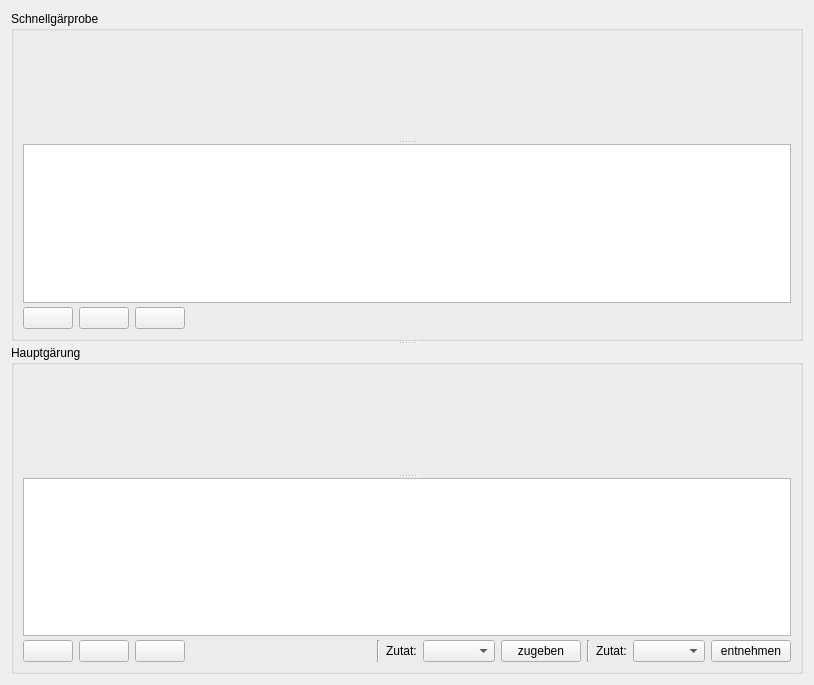
<?xml version="1.0" encoding="UTF-8"?>
<ui version="4.0">
 <class>TabGaerverlauf1</class>
 <widget class="QWidget" name="TabGaerverlauf1">
  <property name="geometry">
   <rect>
    <x>0</x>
    <y>0</y>
    <width>814</width>
    <height>685</height>
   </rect>
  </property>
  <property name="acceptDrops">
   <bool>true</bool>
  </property>
  <property name="windowTitle">
   <string>Hauptgärung</string>
  </property>
  <property name="windowIcon">
   <iconset theme="gaerung_i"/>
  </property>
  <layout class="QVBoxLayout" name="verticalLayout">
   <item>
    <widget class="QSplitter" name="splitter">
     <property name="orientation">
      <enum>Qt::Orientation::Vertical</enum>
     </property>
     <widget class="QGroupBox" name="groupBoxSchnellgaerprobe">
      <property name="title">
       <string>Schnellgärprobe</string>
      </property>
      <layout class="QVBoxLayout" name="verticalLayout_3">
       <item>
        <widget class="QSplitter" name="splitterSchnellgaerung">
         <property name="orientation">
          <enum>Qt::Orientation::Vertical</enum>
         </property>
         <property name="childrenCollapsible">
          <bool>false</bool>
         </property>
         <widget class="Chart3" name="widget_DiaSchnellgaerverlauf" native="true">
          <property name="minimumSize">
           <size>
            <width>0</width>
            <height>100</height>
           </size>
          </property>
         </widget>
         <widget class="QWidget" name="verticalLayoutWidget">
          <layout class="QVBoxLayout" name="verticalLayout_2">
           <property name="spacing">
            <number>4</number>
           </property>
           <item>
            <widget class="TableView" name="tableWidget_Schnellgaerverlauf">
             <property name="alternatingRowColors">
              <bool>true</bool>
             </property>
             <property name="selectionBehavior">
              <enum>QAbstractItemView::SelectionBehavior::SelectRows</enum>
             </property>
             <attribute name="verticalHeaderVisible">
              <bool>false</bool>
             </attribute>
            </widget>
           </item>
           <item>
            <widget class="QWidget" name="wdgEditSchnellgaerung" native="true">
             <layout class="QHBoxLayout" name="horizontalLayout_94">
              <property name="leftMargin">
               <number>0</number>
              </property>
              <property name="topMargin">
               <number>0</number>
              </property>
              <property name="rightMargin">
               <number>0</number>
              </property>
              <property name="bottomMargin">
               <number>0</number>
              </property>
              <item>
               <widget class="PushButton" name="btnAddSchnellgaerMessung">
                <property name="minimumSize">
                 <size>
                  <width>50</width>
                  <height>0</height>
                 </size>
                </property>
                <property name="toolTip">
                 <string>&lt;html&gt;&lt;head/&gt;&lt;body&gt;&lt;p&gt;Hiermit wird eine &lt;span style=&quot; font-weight:600;&quot;&gt;Messung &lt;/span&gt;der &lt;span style=&quot; font-weight:600;&quot;&gt;Schnellgärprobe&lt;/span&gt; hinzugefügt.&lt;/p&gt;&lt;p&gt;Der erste Messeintrag erfolgt automaisch, wenn im &lt;span style=&quot; font-weight:600;&quot;&gt;Tab Abfülldaten&lt;/span&gt; die Schnellgärprobe aktiviert ist. Der erste Eintrag ist dabei identisch mit der Stammwürze beim Anstellen im &lt;span style=&quot; font-weight:600;&quot;&gt;Tab Braudaten&lt;/span&gt;.&lt;/p&gt;&lt;/body&gt;&lt;/html&gt;</string>
                </property>
                <property name="icon">
                 <iconset theme="plus"/>
                </property>
               </widget>
              </item>
              <item>
               <widget class="PushButton" name="btnDelSchnellgaerMessung">
                <property name="minimumSize">
                 <size>
                  <width>50</width>
                  <height>0</height>
                 </size>
                </property>
                <property name="toolTip">
                 <string>&lt;html&gt;&lt;head/&gt;&lt;body&gt;&lt;p&gt;Hiermit werden die &lt;span style=&quot; font-weight:600;&quot;&gt;markierten Messungen gelöscht&lt;/span&gt;.&lt;/p&gt;&lt;p&gt;Eine Löschung kann erwünscht sein, wenn man den ersten automatischen Eintrag nicht möchte oder es Messfehler im Gärverlauf gibt, die das Gesamtbild verfälschen.&lt;/p&gt;&lt;/body&gt;&lt;/html&gt;</string>
                </property>
                <property name="icon">
                 <iconset theme="minus"/>
                </property>
               </widget>
              </item>
              <item>
               <widget class="PushButton" name="btnImportSchnellgaerMessung">
                <property name="minimumSize">
                 <size>
                  <width>50</width>
                  <height>0</height>
                 </size>
                </property>
                <property name="toolTip">
                 <string>&lt;html&gt;&lt;head/&gt;&lt;body&gt;&lt;p&gt;Hiermit kann eine &lt;span style=&quot; font-weight:600;&quot;&gt;CSV-Datei&lt;/span&gt; mit Messungen &lt;span style=&quot; font-weight:600;&quot;&gt;importiert&lt;/span&gt; werden.&lt;/p&gt;&lt;p&gt;Das Importieren kann auch per Drag &amp;amp; Drop erfolgen. Liegen externe Daten in einem anderen Format vor, müssen diese vorher konvertiert werden. Dabei sollte die Spaltenkonfiguration der des Kleinen Brauhelfers entsprechen.&lt;/p&gt;&lt;/body&gt;&lt;/html&gt;</string>
                </property>
                <property name="icon">
                 <iconset theme="import"/>
                </property>
               </widget>
              </item>
              <item>
               <spacer name="horizontalSpacer_67">
                <property name="orientation">
                 <enum>Qt::Orientation::Horizontal</enum>
                </property>
                <property name="sizeHint" stdset="0">
                 <size>
                  <width>18</width>
                  <height>20</height>
                 </size>
                </property>
               </spacer>
              </item>
             </layout>
            </widget>
           </item>
          </layout>
         </widget>
        </widget>
       </item>
      </layout>
     </widget>
     <widget class="QGroupBox" name="groupBoxHauptgaerung">
      <property name="title">
       <string>Hauptgärung</string>
      </property>
      <layout class="QVBoxLayout" name="verticalLayout_5">
       <item>
        <widget class="QSplitter" name="splitterHauptgaerung">
         <property name="orientation">
          <enum>Qt::Orientation::Vertical</enum>
         </property>
         <property name="childrenCollapsible">
          <bool>false</bool>
         </property>
         <widget class="Chart3" name="widget_DiaHauptgaerverlauf" native="true">
          <property name="minimumSize">
           <size>
            <width>0</width>
            <height>100</height>
           </size>
          </property>
         </widget>
         <widget class="QWidget" name="verticalLayoutWidget_2">
          <layout class="QVBoxLayout" name="verticalLayout_4">
           <property name="spacing">
            <number>4</number>
           </property>
           <item>
            <widget class="TableView" name="tableWidget_Hauptgaerverlauf">
             <property name="toolTip">
              <string>&lt;html&gt;&lt;head/&gt;&lt;body&gt;&lt;p&gt;Hier werden die Messerte der Gärung eingetragen.&lt;/p&gt;&lt;p&gt;&lt;br/&gt;&lt;/p&gt;&lt;p&gt;Durch Rechtsklick kann jdie Tabellenbreite zurückgesetzt werden, können alle Felder kopiert oder ausgedruckt werden. Durch Shift kann eine Auswahl von Einträgen kopiertund ausgeruckt werden.&lt;/p&gt;&lt;/body&gt;&lt;/html&gt;</string>
             </property>
             <property name="alternatingRowColors">
              <bool>true</bool>
             </property>
             <property name="selectionBehavior">
              <enum>QAbstractItemView::SelectionBehavior::SelectRows</enum>
             </property>
             <attribute name="verticalHeaderVisible">
              <bool>false</bool>
             </attribute>
            </widget>
           </item>
           <item>
            <widget class="QWidget" name="wdgEditHauptgaerung1" native="true">
             <layout class="QHBoxLayout" name="horizontalLayout_95">
              <property name="leftMargin">
               <number>0</number>
              </property>
              <property name="topMargin">
               <number>0</number>
              </property>
              <property name="rightMargin">
               <number>0</number>
              </property>
              <property name="bottomMargin">
               <number>0</number>
              </property>
              <item>
               <widget class="PushButton" name="btnAddHauptgaerMessung">
                <property name="minimumSize">
                 <size>
                  <width>50</width>
                  <height>0</height>
                 </size>
                </property>
                <property name="toolTip">
                 <string>&lt;html&gt;&lt;head/&gt;&lt;body&gt;&lt;p&gt;Hiermit wird eine &lt;span style=&quot; font-weight:600;&quot;&gt;Messung &lt;/span&gt;der &lt;span style=&quot; font-weight:600;&quot;&gt;Hauptgärung&lt;/span&gt; hinzugefügt.&lt;/p&gt;&lt;p&gt;Der erste Messeintrag erfolgt automaisch, wenn im &lt;span style=&quot; font-weight:600;&quot;&gt;Tab Abfülldaten&lt;/span&gt; die Schnellgärprobe aktiviert ist. Der erste Eintrag ist dabei identisch mit der Stammwürze beim Anstellen im &lt;span style=&quot; font-weight:600;&quot;&gt;Tab Braudaten&lt;/span&gt;.&lt;/p&gt;&lt;p&gt;Bei einer nachträglichen Änderung des Eintrags ist Vorsicht geboten,&lt;/p&gt;&lt;/body&gt;&lt;/html&gt;</string>
                </property>
                <property name="icon">
                 <iconset theme="plus"/>
                </property>
               </widget>
              </item>
              <item>
               <widget class="PushButton" name="btnDelHauptgaerMessung">
                <property name="minimumSize">
                 <size>
                  <width>50</width>
                  <height>0</height>
                 </size>
                </property>
                <property name="toolTip">
                 <string>&lt;html&gt;&lt;head/&gt;&lt;body&gt;&lt;p&gt;Hiermit werden die &lt;span style=&quot; font-weight:600;&quot;&gt;markierten Messungen gelöscht&lt;/span&gt;.&lt;/p&gt;&lt;p&gt;Eine Löschung kann erwünscht sein, wenn man den ersten automatischen Eintrag nicht möchte oder es Messfehler im Gärverlauf gibt, die das Gesamtbild verfälschen.&lt;/p&gt;&lt;/body&gt;&lt;/html&gt;</string>
                </property>
                <property name="icon">
                 <iconset theme="minus"/>
                </property>
               </widget>
              </item>
              <item>
               <widget class="PushButton" name="btnImportHauptgaerMessung">
                <property name="minimumSize">
                 <size>
                  <width>50</width>
                  <height>0</height>
                 </size>
                </property>
                <property name="toolTip">
                 <string>&lt;html&gt;&lt;head/&gt;&lt;body&gt;&lt;p&gt;Hiermit kann eine &lt;span style=&quot; font-weight:600;&quot;&gt;CSV-Datei&lt;/span&gt; mit Messungen &lt;span style=&quot; font-weight:600;&quot;&gt;importiert&lt;/span&gt; werden.&lt;/p&gt;&lt;p&gt;Das Importieren kann auch per Drag &amp;amp; Drop erfolgen. Liegen externe Daten in einem anderen Format vor, müssen diese vorher konvertiert werden. Dabei sollte die Spaltenkonfiguration der des Kleinen Brauhelfers entsprechen.&lt;/p&gt;&lt;/body&gt;&lt;/html&gt;</string>
                </property>
                <property name="icon">
                 <iconset theme="import"/>
                </property>
               </widget>
              </item>
              <item>
               <spacer name="horizontalSpacer">
                <property name="orientation">
                 <enum>Qt::Orientation::Horizontal</enum>
                </property>
                <property name="sizeHint" stdset="0">
                 <size>
                  <width>40</width>
                  <height>20</height>
                 </size>
                </property>
               </spacer>
              </item>
              <item>
               <widget class="QWidget" name="widget_EwzZugeben" native="true">
                <layout class="QHBoxLayout" name="horizontalLayout_23">
                 <property name="leftMargin">
                  <number>0</number>
                 </property>
                 <property name="topMargin">
                  <number>0</number>
                 </property>
                 <property name="rightMargin">
                  <number>0</number>
                 </property>
                 <property name="bottomMargin">
                  <number>0</number>
                 </property>
                 <item>
                  <widget class="Line" name="line">
                   <property name="orientation">
                    <enum>Qt::Orientation::Vertical</enum>
                   </property>
                  </widget>
                 </item>
                 <item>
                  <widget class="QLabel" name="label_3">
                   <property name="text">
                    <string>Zutat:</string>
                   </property>
                  </widget>
                 </item>
                 <item>
                  <widget class="ComboBox" name="comboBox_GaerungEwzAuswahl">
                   <property name="toolTip">
                    <string>&lt;html&gt;&lt;head/&gt;&lt;body&gt;&lt;p&gt;Hiermir wird ein &lt;span style=&quot; font-weight:600;&quot;&gt;Zusatz&lt;/span&gt; festgelegt, welcher &lt;span style=&quot; font-weight:600;&quot;&gt;zugegeben &lt;/span&gt;werden soll.&lt;/p&gt;&lt;p&gt;&lt;span style=&quot; font-weight:600; color:#fc0107;&quot;&gt;Achtung: &lt;/span&gt;Ein Sud kann im &lt;span style=&quot; font-weight:600;&quot;&gt;Tab Abfülldaten&lt;/span&gt; nur als abgefüllt markeirt werden, wenn ein zu entnehmender Zusatz vorher als entnommen markiert wurde. Ein Zusatz kann auch über den Unterreiter Gärung im Reiter Rezept zugegeben werden. Dort ist zusätzlich das korrekte Datum und seine entnahme angegeben.&lt;/p&gt;&lt;/body&gt;&lt;/html&gt;</string>
                   </property>
                  </widget>
                 </item>
                 <item>
                  <widget class="PushButton" name="btnGaerungEwzZugeben">
                   <property name="toolTip">
                    <string>&lt;html&gt;&lt;head/&gt;&lt;body&gt;&lt;p&gt;Hiermit wird ein &lt;span style=&quot; font-weight:600;&quot;&gt;ausgewählter Zusatz &lt;/span&gt;zugegeben. &lt;/p&gt;&lt;p&gt;Im Reiter Rezept kann man die &lt;span style=&quot; font-weight:600;&quot;&gt;Zutat &lt;/span&gt;ebenfalls zugeben (und entnehmen).&lt;/p&gt;&lt;p&gt;&lt;span style=&quot; font-weight:600; color:#fc0107;&quot;&gt;Achtung: &lt;/span&gt;Ein Sud kann im &lt;span style=&quot; font-weight:600;&quot;&gt;Tab Abfülldaten&lt;/span&gt; nur als abgefüllt markeirt werden, wenn ein zu entnehmender Zusatz vorher als entnommen markiert wurde. Ein Zusatz kann auch über den Unterreiter Gärung im Reiter Rezept zugegeben werden. Dort ist zusätzlich das korrekte Datum und seine entnahme angegeben.&lt;/p&gt;&lt;/body&gt;&lt;/html&gt;</string>
                   </property>
                   <property name="text">
                    <string>zugeben</string>
                   </property>
                  </widget>
                 </item>
                </layout>
               </widget>
              </item>
              <item>
               <widget class="QWidget" name="widget_EwzEntnehmen" native="true">
                <layout class="QHBoxLayout" name="horizontalLayout_24">
                 <property name="leftMargin">
                  <number>0</number>
                 </property>
                 <property name="topMargin">
                  <number>0</number>
                 </property>
                 <property name="rightMargin">
                  <number>0</number>
                 </property>
                 <property name="bottomMargin">
                  <number>0</number>
                 </property>
                 <item>
                  <widget class="Line" name="line_2">
                   <property name="orientation">
                    <enum>Qt::Orientation::Vertical</enum>
                   </property>
                  </widget>
                 </item>
                 <item>
                  <widget class="QLabel" name="label_70">
                   <property name="text">
                    <string>Zutat:</string>
                   </property>
                  </widget>
                 </item>
                 <item>
                  <widget class="ComboBox" name="comboBox_GaerungEwzAuswahlEntnahme">
                   <property name="toolTip">
                    <string>&lt;html&gt;&lt;head/&gt;&lt;body&gt;&lt;p&gt;Hiermit wird der &lt;span style=&quot; font-weight:600;&quot;&gt;Zusatz&lt;/span&gt; festgelegt, welcher &lt;span style=&quot; font-weight:600;&quot;&gt;entnommen&lt;/span&gt; werden soll.&lt;/p&gt;&lt;p&gt;&lt;span style=&quot; font-weight:600; color:#fc0107;&quot;&gt;Achtung: &lt;/span&gt;Ein Sud kann im &lt;span style=&quot; font-weight:600;&quot;&gt;Tab Abfülldaten&lt;/span&gt; nur als abgefüllt markeirt werden, wenn ein zu entnehmender Zusatz vorher als entnommen markiert wurde. Ein Zusatz kann auch über den Unterreiter Gärung im Reiter Rezept zugegeben werden. Dort ist zusätzlich das korrekte Datum und seine entnahme angegeben.&lt;/p&gt;&lt;/body&gt;&lt;/html&gt;</string>
                   </property>
                  </widget>
                 </item>
                 <item>
                  <widget class="PushButton" name="btnGaerungEwzEntnehmen">
                   <property name="toolTip">
                    <string>&lt;html&gt;&lt;head/&gt;&lt;body&gt;&lt;p&gt;Hiermit wird ein ausgewählter&lt;span style=&quot; font-weight:600;&quot;&gt; Zusatz &lt;/span&gt;entnommen. &lt;/p&gt;&lt;p&gt;Im Tab Rezept kann man den &lt;span style=&quot; font-weight:600;&quot;&gt;Zusatz &lt;/span&gt;ebenfalls entnehmen (und zugeben).&lt;/p&gt;&lt;p&gt;&lt;span style=&quot; font-weight:600; color:#fc0107;&quot;&gt;Achtung: &lt;/span&gt;Ein Sud kann im &lt;span style=&quot; font-weight:600;&quot;&gt;Tab Abfülldaten&lt;/span&gt; nur als abgefüllt markeirt werden, wenn ein zu entnehmender Zusatz vorher als entnommen markiert wurde. Ein Zusatz kann auch über den Unterreiter Gärung im Reiter Rezept zugegeben werden. Dort ist zusätzlich das korrekte Datum und seine entnahme angegeben.&lt;/p&gt;&lt;/body&gt;&lt;/html&gt;</string>
                   </property>
                   <property name="text">
                    <string>entnehmen</string>
                   </property>
                  </widget>
                 </item>
                </layout>
               </widget>
              </item>
             </layout>
            </widget>
           </item>
          </layout>
         </widget>
        </widget>
       </item>
      </layout>
     </widget>
    </widget>
   </item>
  </layout>
 </widget>
 <customwidgets>
  <customwidget>
   <class>PushButton</class>
   <extends>QPushButton</extends>
   <header>widgets/pushbutton.h</header>
  </customwidget>
  <customwidget>
   <class>TableView</class>
   <extends>QTableView</extends>
   <header>widgets/tableview.h</header>
  </customwidget>
  <customwidget>
   <class>Chart3</class>
   <extends>QWidget</extends>
   <header>charts/chart3.h</header>
   <container>1</container>
  </customwidget>
  <customwidget>
   <class>ComboBox</class>
   <extends>QComboBox</extends>
   <header>widgets/combobox.h</header>
  </customwidget>
 </customwidgets>
 <tabstops>
  <tabstop>tableWidget_Schnellgaerverlauf</tabstop>
  <tabstop>btnAddSchnellgaerMessung</tabstop>
  <tabstop>btnDelSchnellgaerMessung</tabstop>
  <tabstop>btnImportSchnellgaerMessung</tabstop>
  <tabstop>tableWidget_Hauptgaerverlauf</tabstop>
  <tabstop>btnAddHauptgaerMessung</tabstop>
  <tabstop>btnDelHauptgaerMessung</tabstop>
  <tabstop>btnImportHauptgaerMessung</tabstop>
  <tabstop>comboBox_GaerungEwzAuswahl</tabstop>
  <tabstop>btnGaerungEwzZugeben</tabstop>
  <tabstop>comboBox_GaerungEwzAuswahlEntnahme</tabstop>
  <tabstop>btnGaerungEwzEntnehmen</tabstop>
 </tabstops>
 <resources/>
 <connections/>
</ui>
